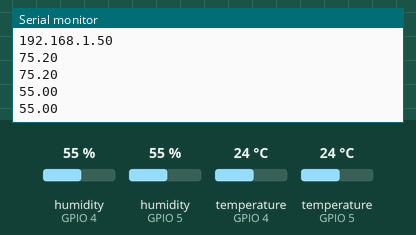
Bench run of a sketch on a simulated ESP8266 (NodeMCU). Parts: the last lines printed to the serial monitor. Inputs (shaded band) come from the test bench; at power-on: humidity (sensors on GPIO 4, GPIO 5) 55 %, temperature (sensors on GPIO 4, GPIO 5) 24 °C. WiFi joins after 1.5 s; servers stay silent unless stated.

Above: at 3.2 s.
3.3 s: humidity (sensor on GPIO 4) set to 22 %
4.8 s: humidity (sensor on GPIO 5) set to 40 %
At 6.2 s:
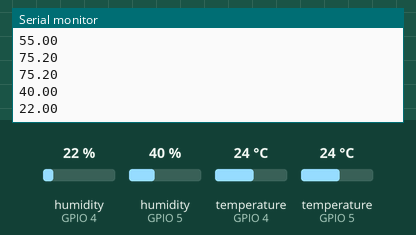
6.3 s: temperature (sensor on GPIO 4) set to 12 °C
7.8 s: temperature (sensor on GPIO 5) set to 19 °C
9.3 s: humidity (sensor on GPIO 4) set to 68 %
At 10.6 s:
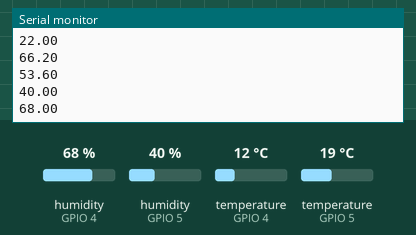
10.8 s: humidity (sensor on GPIO 5) set to 88 %
Timing chart, 0 to 13.3 s (numbered marks = the images above; inputs shaded):
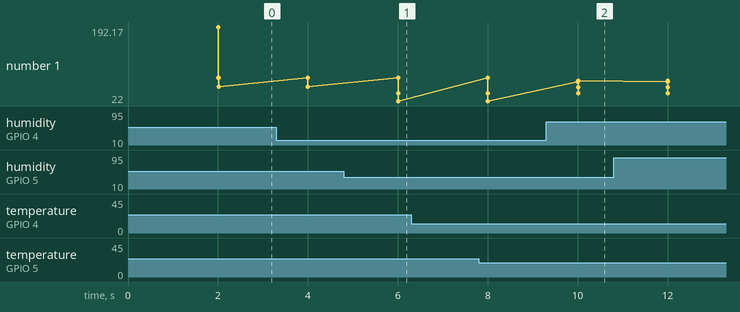

Measured:
- after the input at 4.8 s, the serial monitor: prints a new line after 1.2 s (image 1)
- after the input at 9.3 s, the serial monitor: prints a new line after 0.71 s (image 2)
- plotted number 1: 22 → 68 after the input at 9.3 s

The sketch:

Dual_sensor.ino
```cpp
/*********
  Rui Santos
  Complete project details at https://randomnerdtutorials.com/esp8266-dht11dht22-temperature-and-humidity-web-server-with-arduino-ide/
*********/

// Import required libraries
#include <Arduino.h>
#include <ESP8266WiFi.h>
#include <Hash.h>
#include <ESPAsyncTCP.h>
#include <ESPAsyncWebServer.h>
#include <Adafruit_Sensor.h>
#include <DHT.h>

// Replace with your network credentials
const char* ssid = "ASUS";
const char* password = "12345679";

#define DHTPIN 5     // Digital pin connected to the DHT sensor
#define DHTPIN2 4    // Digital pin connected to the second DHT sensor

// Uncomment the type of sensor in use:
//#define DHTTYPE    DHT11     // DHT 11
#define DHTTYPE    DHT22     // DHT 22 (AM2302)
//#define DHTTYPE    DHT21     // DHT 21 (AM2301)

DHT dht(DHTPIN, DHTTYPE);
DHT dht2(DHTPIN2, DHTTYPE);

// current temperature & humidity, updated in loop()
float t1 = 0.0;
float h1 = 0.0;
float t2 = 0.0;
float h2 = 0.0;

// Create AsyncWebServer object on port 80
AsyncWebServer server(80);

// Generally, you should use "unsigned long" for variables that hold time
// The value will quickly become too large for an int to store
unsigned long previousMillis = 0;    // will store last time DHT was updated

// Updates DHT readings every 2 seconds
const long interval = 2000;

const char index_html[] PROGMEM = R"rawliteral(
<!DOCTYPE HTML><html>
<head>
  <meta name="viewport" content="width=device-width, initial-scale=1">
  <link rel="stylesheet" href="https://use.fontawesome.com/releases/v5.7.2/css/all.css" integrity="sha384-fnmOCqbTlWIlj8LyTjo7mOUStjsKC4pOpQbqyi7RrhN7udi9RwhKkMHpvLbHG9Sr" crossorigin="anonymous">
  <style>
    html {
     font-family: Arial;
     display: inline-block;
     margin: 0px auto;
     text-align: center;
    }
    h { font-size: 5.0rem; }
    p { font-size: 3.0rem; }
    .units { font-size: 1.2rem; }
    .dht-labels{
      font-size: 1.5rem;
      vertical-align:middle;
      padding-bottom: 15px;
    }
  </style>
</head>
<body>
  <h>ESP8266 DHT Server</h>
    <p>
    <i class="fas fa-thermometer-half" style="color:#059e8a;"></i>
    <span class="dht-labels">Temperature Tank 1</span>
    <span id="temperature">%TEMPERATURE1%</span>
    <sup class="units">&deg;F</sup>
    </p>
    <p>
    <i class="fas fa-thermometer-half" style="color:#059e8a;"></i>
    <span class="dht-labels">Temperature Tank 2</span>
    <span id="temperature">%TEMPERATURE2%</span>
    <sup class="units">&deg;F</sup>
    <p>
    <i class="fas fa-tint" style="color:#00add6;"></i>
    <span class="dht-labels">Humidity Tank 1</span>
    <span id="humidity">%HUMIDITY1%</span>
    <sup class="units">%</sup>
    </p>
    <p>
//    <i class="fas fa-tint" style="color:#00add6;"></i>
//    <span class="dht-labels">Humidity Tank 2</span>
//    <span id="humidity">%HUMIDITY2%</span>
//    <sup class="units">%</sup>
    </p>
</body>
<script>
setInterval(function ( ) {
  var xhttp = new XMLHttpRequest();
  xhttp.onreadystatechange = function() {
    if (this.readyState == 4 && this.status == 200) {
      document.getElementById("temperature1").innerHTML = this.responseText;
    }
  };
  xhttp.open("GET", "/temperature1", true);
  xhttp.send();
}, 2000 ) ;

setInterval(function ( ) {
  var xhttp = new XMLHttpRequest();
  xhttp.onreadystatechange = function() {
    if (this.readyState == 4 && this.status == 200) {
      document.getElementById("temperature2").innerHTML = this.responseText;
    }
  };
  xhttp.open("GET", "/temperature2", true);
  xhttp.send();
}, 2000 ) ;

setInterval(function ( ) {
  var xhttp = new XMLHttpRequest();
  xhttp.onreadystatechange = function() {
    if (this.readyState == 4 && this.status == 200) {
      document.getElementById("humidity1").innerHTML = this.responseText;
    }
  };
  xhttp.open("GET", "/humidity1", true);
  xhttp.send();
}, 2000 ) ;

setInterval(function ( ) {
  var xhttp = new XMLHttpRequest();
  xhttp.onreadystatechange = function() {
    if (this.readyState == 4 && this.status == 200) {
      document.getElementById("humidity2").innerHTML = this.responseText;
    }
  };
  xhttp.open("GET", "/humidity2", true);
  xhttp.send();
}, 2000 ) ;

</script>
</html>)rawliteral";

// Replaces placeholder with DHT values
String processor(const String& var){
  //Serial.println(var);
  if(var == "TEMPERATURE1"){
    return String(t1);
  }
  else if(var == "TEMPERATURE2"){
    return String(t2);
  }
  else if(var == "HUMIDITY1"){
    return String(h1);
  }
  else if(var == "HUMIDITY2"){
    return String(h2);
  }
  return String();
}

void setup(){
  // Serial port for debugging purposes
  Serial.begin(115200);
  dht.begin();

  // Connect to Wi-Fi
  WiFi.begin(ssid, password);
  Serial.println("Connecting to WiFi");
  while (WiFi.status() != WL_CONNECTED) {
    delay(1000);
    Serial.println(".");
  }

  // Print ESP8266 Local IP Address
  Serial.println(WiFi.localIP());

  // Route for root / web page
  server.on("/", HTTP_GET, [](AsyncWebServerRequest *request){
    request->send_P(200, "text/html", index_html, processor);
  });
  server.on("/temperature1", HTTP_GET, [](AsyncWebServerRequest *request){
    request->send_P(200, "text/plain", String(t1).c_str());
  });
  server.on("/temperature2", HTTP_GET, [](AsyncWebServerRequest *request){
    request->send_P(200, "text/plain", String(t2).c_str());
  });
  server.on("/humidity1", HTTP_GET, [](AsyncWebServerRequest *request){
    request->send_P(200, "text/plain", String(h1).c_str());
  });
  server.on("/humidity2", HTTP_GET, [](AsyncWebServerRequest *request){
    request->send_P(200, "text/plain", String(h2).c_str());
  });

  // Start server
  server.begin();
}

void loop(){
  unsigned long currentMillis = millis();
  if (currentMillis - previousMillis >= interval) {
    // save the last time you updated the DHT values
    previousMillis = currentMillis;
    // Read temperature as Celsius (the default)
    //float newT1 = dht.readTemperature();
    // Read temperature as Fahrenheit (isFahrenheit = true)
    float newT1 = dht.readTemperature(true);
    // if temperature read failed, don't change t1 value
    if (isnan(newT1)) {
      Serial.println("Failed to read from DHT sensor!");
    }
    else {
      t1 = newT1;
      Serial.println(t1);
    }
    //Find second sensor temp
    // Read temperature as Fahrenheit (isFahrenheit = true)
    float newT2 = dht2.readTemperature(true);
    // if temperature read failed, don't change t1 value
    if (isnan(newT2)) {
      Serial.println("Failed to read from DHT sensor!");
    }
    else {
      t2 = newT2;
      Serial.println(t2);
    }
    // Read Humidity
    float newH1 = dht.readHumidity();
    // if humidity read failed, don't change h1value
    if (isnan(newH1)) {
      Serial.println("Failed to read from DHT sensor!");
    }
    else {
      h1= newH1;
      Serial.println(h1);
    // Read Humidity
    float newH2 = dht2.readHumidity();
    // if humidity read failed, don't change h1value
    if (isnan(newH2)) {
      Serial.println("Failed to read from DHT sensor!");
    }
    else {
      h2= newH2;
      Serial.println(h2);
    }
    }
  }
}
```
